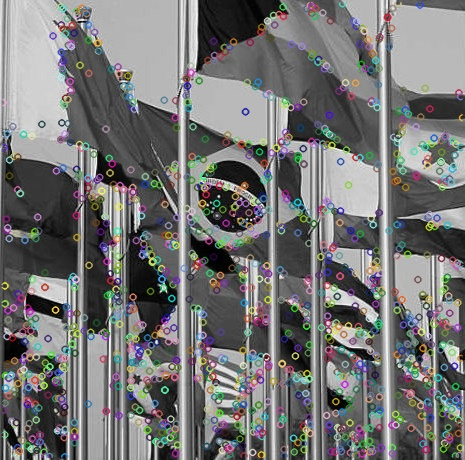
#> input picture images/213737.jpg, 465 x 460 px
$ python q1.py ../images/213737.jpg
#> lines starting #> are read from the running program, lines starting #| are printed output that depends on the picture
#> further down, img is the input picture: shape (460, 465, 3); mean R, G, B 116.8, 117, 116.6
import cv2
import sys
import numpy as np
import matplotlib.pyplot as plt
from skimage import io, transform
from skimage import filters
from skimage import color

def calculate_energy_hor(image):
    gray_image = color.rgb2gray(image)
    energy = np.abs(filters.sobel_v(gray_image))
    return energy

def calculate_energy_ver(image):
    gray_image = color.rgb2gray(image)
    energy = np.abs(filters.sobel_h(gray_image))
    return energy

def find_seam_hor(energy):
    r, c = energy.shape
    M = energy.copy()
    backtrack = np.zeros_like(M, dtype=int)

    for j in range(1, c):
        for i in range(r):
            if i == 0:
                idx = np.argmin(M[i:i+2, j-1])
                backtrack[i, j] = idx + i
                min_energy = M[idx + i, j-1]
            else:
                idx = np.argmin(M[i-1:i+2, j-1])
                backtrack[i, j] = idx + i - 1
                min_energy = M[idx + i - 1, j-1]
            M[i, j] += min_energy

    return M, backtrack

def find_seam_ver(energy):
    r, c = energy.shape
    M = energy.copy()
    backtrack = np.zeros_like(M, dtype=int)

    for i in range(1, r):
        for j in range(c):
            if j == 0:
                idx = np.argmin(M[i-1, j:j+2])
                backtrack[i, j] = idx + j
                min_energy = M[i-1, idx + j]
            else:
                idx = np.argmin(M[i-1, j-1:j+2])
                backtrack[i, j] = idx + j - 1
                min_energy = M[i-1, idx + j - 1]
            M[i, j] += min_energy

    return M, backtrack

def remove_seam_hor(image, backtrack):
    r, c, _ = image.shape
    output = np.zeros((r - 1, c, 3), dtype=image.dtype)
    i = np.argmin(backtrack[:, -1])
    for j in reversed(range(c)):
        output[:, j, 0] = np.delete(image[:, j, 0], [i])
        output[:, j, 1] = np.delete(image[:, j, 1], [i])
        output[:, j, 2] = np.delete(image[:, j, 2], [i])
        i = backtrack[i, j]
    return output

def remove_seam_ver(image, backtrack):
    r, c, _ = image.shape
    output = np.zeros((r, c - 1, 3), dtype=image.dtype)
    j = np.argmin(backtrack[-1])
    for i in reversed(range(r)):
        output[i, :, 0] = np.delete(image[i, :, 0], [j])
        output[i, :, 1] = np.delete(image[i, :, 1], [j])
        output[i, :, 2] = np.delete(image[i, :, 2], [j])
        j = backtrack[i, j]
    return output

def seam_carving(image, num_seams):
#> called with num_seams = 20
    for _ in range(num_seams):
        energy = calculate_energy_hor(image)
        M, backtrack = find_seam_hor(energy)
        image = remove_seam_hor(image, backtrack)
#> this loop made 20 passes
#> pass 1, in seam_carving, `M, backtrack = find_seam_hor(energy)`:
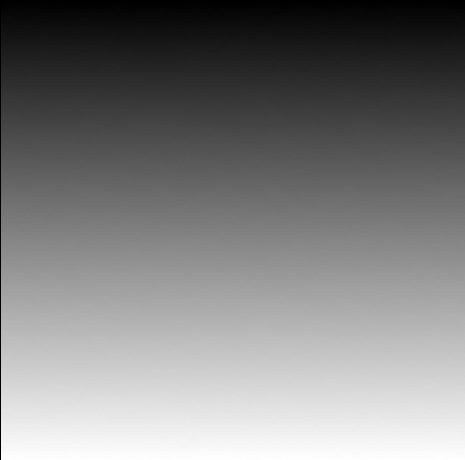
#> backtrack: shape (460, 465) int64; min 0, max 459, mean 228.9; drawn with min black and max white
#> after the loop:
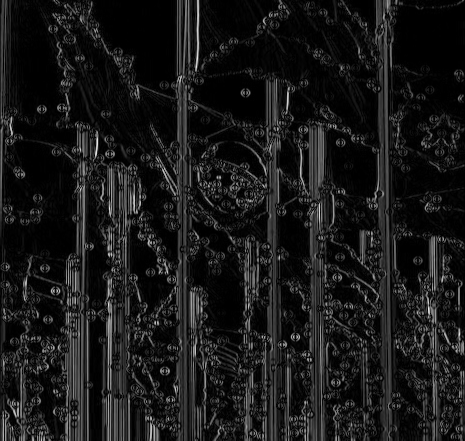
#> energy: shape (441, 465) float64; min 0, max 0.925, mean 0.0987
#> after the loop:
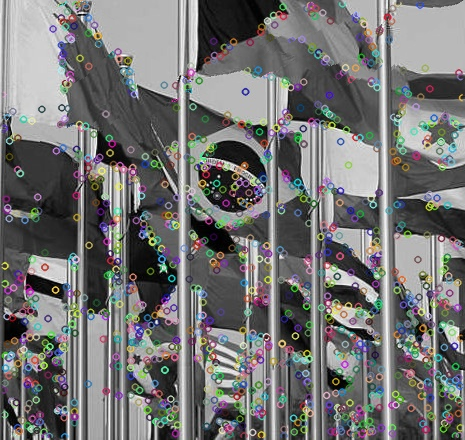
#> image: shape (440, 465, 3); mean of channels 0, 1, 2 115.4, 115.5, 115.1; drawn as R, G, B

    for _ in range(num_seams):
        energy = calculate_energy_ver(image)
        M, backtrack = find_seam_ver(energy)
        image = remove_seam_ver(image, backtrack)
#> this loop made 20 passes
#> pass 1, in seam_carving, `M, backtrack = find_seam_ver(energy)`:
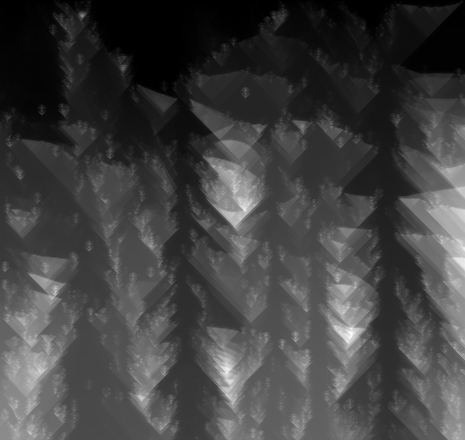
#> M: shape (440, 465) float64; min 0, max 5.83, mean 1.51; drawn with min black and max white
#> pass 1, in seam_carving, `M, backtrack = find_seam_ver(energy)`:
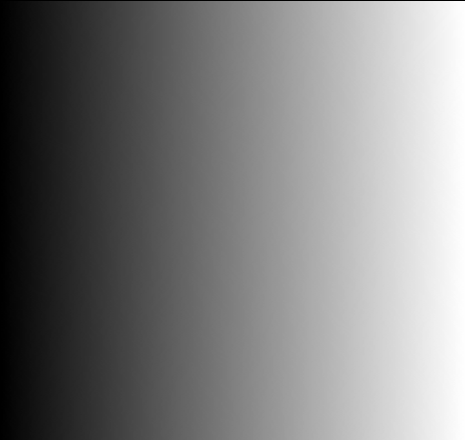
#> backtrack: shape (440, 465) int64; min 0, max 464, mean 231.4; drawn with min black and max white
#> after the loop:
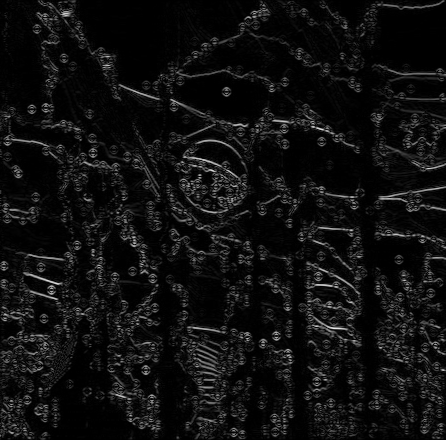
#> energy: shape (440, 446) float64; min 0, max 0.915, mean 0.0633
#> after the loop:
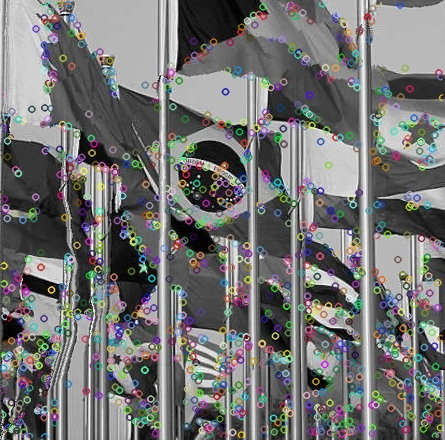
#> image: shape (440, 445, 3); mean of channels 0, 1, 2 115.3, 115.5, 115; drawn as R, G, B
    return image

# Main code:
img = io.imread(sys.argv[1])

new_image = seam_carving(img, 20)

fig, ax = plt.subplots(nrows=1, ncols=2, figsize=(10, 5))
ax[0].imshow(img)
ax[0].set_title('Original Image')
ax[0].axis('off')

ax[1].imshow(new_image)
ax[1].set_title('Seam Carved Image')
ax[1].axis('off')

plt.tight_layout()
plt.show()
